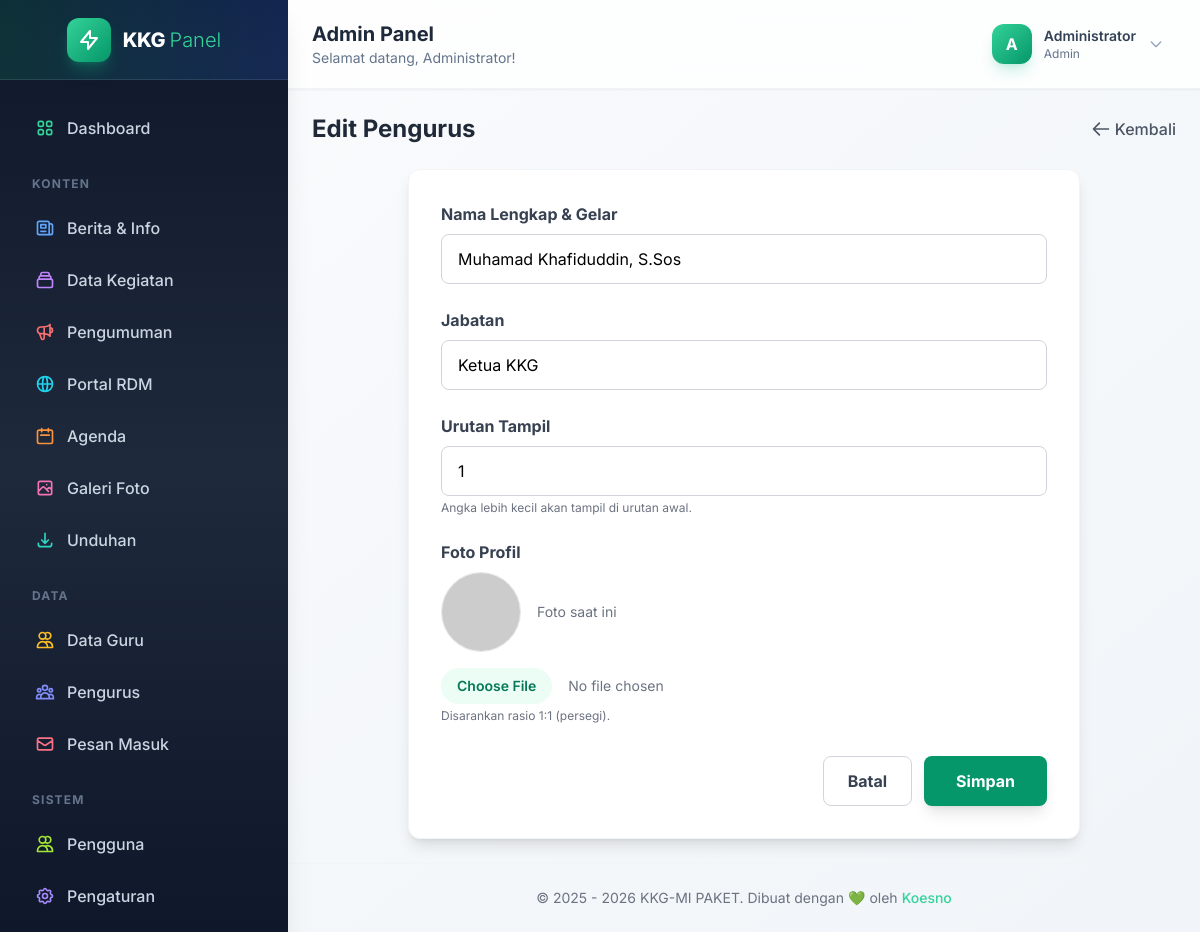
/admin/pengurus_form.php?id=1 (signed in), run on the app's committed database.
### tables this page shows
CREATE TABLE `pengurus` (
  `id` int NOT NULL,
  `nama` varchar(100) NOT NULL,
  `jabatan` varchar(100) NOT NULL,
  `foto` varchar(255) DEFAULT NULL,
  `urutan` int DEFAULT '99',
  `created_at` timestamp NULL DEFAULT CURRENT_TIMESTAMP
);

### admin/pengurus_form.php (the view, shortened to what this page needs)
<?php include 'includes/header.php'; ?>
<?php require_once '../config/koneksi.php'; ?>
<?php
$nama = '';
$jabatan = '';
$foto = '';
$urutan = 99;
$action = 'add';
if (isset($_GET['id'])) {
    $action = 'edit';
    $id = mysqli_real_escape_string($koneksi, $_GET['id']);
    $query = mysqli_query($koneksi, "SELECT * FROM pengurus WHERE id='$id'");
    if (mysqli_num_rows($query) > 0) {
        $row = mysqli_fetch_assoc($query);
        $nama = $row['nama'];
        $jabatan = $row['jabatan'];
        $foto = $row['foto'];
        $urutan = $row['urutan'];
    }
}
?>
<div class="flex flex-col sm:flex-row justify-between items-center mb-6">
    <h3 class="text-2xl font-bold text-gray-800 mb-4 sm:mb-0">
        <?= $action == 'add' ? 'Tambah Pengurus' : 'Edit Pengurus' ?>
    </h3>
    <a href="pengurus" class="text-gray-600 hover:text-emerald-600 font-medium transition flex items-center">
        <svg class="w-5 h-5 mr-1" fill="none" stroke="currentColor" viewBox="0 0 24 24">
            <path stroke-linecap="round" stroke-linejoin="round" stroke-width="2" d="M10 19l-7-7m0 0l7-7m-7 7h18">
            </path>
        </svg>
        Kembali
    </a>
</div>
<div class="bg-white rounded-xl shadow-lg border border-gray-100 p-8 max-w-2xl mx-auto">
    <form method="POST" enctype="multipart/form-data">
        <div class="space-y-6">
            <div>
                <label class="block text-gray-700 font-bold mb-2">Nama Lengkap & Gelar</label>
                <input type="text" name="nama" value="<?= htmlspecialchars($nama) ?>" required
                    class="w-full px-4 py-3 rounded-lg border border-gray-300 focus:outline-none focus:ring-2 focus:ring-emerald-500 transition">
            </div>
            <div>
                <label class="block text-gray-700 font-bold mb-2">Jabatan</label>
                <input type="text" name="jabatan" value="<?= htmlspecialchars($jabatan) ?>" required
                    class="w-full px-4 py-3 rounded-lg border border-gray-300 focus:outline-none focus:ring-2 focus:ring-emerald-500 transition">
            </div>
            <div>
                <label class="block text-gray-700 font-bold mb-2">Urutan Tampil</label>
                <input type="number" name="urutan" value="<?= $urutan ?>" required
                    class="w-full px-4 py-3 rounded-lg border border-gray-300 focus:outline-none focus:ring-2 focus:ring-emerald-500 transition"
                    placeholder="Contoh: 1">
                <p class="text-xs text-gray-500 mt-1">Angka lebih kecil akan tampil di urutan awal.</p>
            </div>
            <div>
                <label class="block text-gray-700 font-bold mb-2">Foto Profil</label>
                <?php if ($foto): ?>
                    <div class="mb-4 flex items-center gap-4">
                        <img src="<?= strpos($foto, 'http') !== false ? $foto : '../' . $foto ?>" alt="Preview"
                            class="w-20 h-20 object-cover rounded-full border border-gray-200">
                        <p class="text-sm text-gray-500">Foto saat ini</p>
                    </div>
                <?php endif; ?>
                <input type="file" name="foto" accept="image/*" class="w-full text-sm text-gray-500
                file:mr-4 file:py-2 file:px-4
                file:rounded-full file:border-0
                file:text-sm file:font-semibold
                file:bg-emerald-50 file:text-emerald-700
                hover:file:bg-emerald-100 transition">
                <p class="text-xs text-gray-500 mt-1">Disarankan rasio 1:1 (persegi).</p>
            </div>
        </div>
        <div class="mt-8 flex justify-end gap-3">
            <a href="pengurus"
                class="px-6 py-3 rounded-lg border border-gray-300 text-gray-700 font-bold hover:bg-gray-50 transition">
                Batal
            </a>
            <button type="submit"
                class="px-8 py-3 rounded-lg bg-emerald-600 text-white font-bold hover:bg-emerald-700 shadow-lg hover:shadow-emerald-500/30 transition transform hover:-translate-y-1">
                Simpan
            </button>
        </div>
    </form>
</div>
<?php include 'includes/footer.php'; ?>

### admin/includes/header.php (style rules this page uses)
body { font-family: 'Inter', sans-serif; }

### data on the page
pengurus: nama "Muhamad Khafiduddin, S.Sos", jabatan "Ketua KKG", urutan "1"

### other printed values
$_SESSION['admin_name'] "Administrator"
substr($_SESSION['admin_name'] ?? 'A', 0, 1) "A"
$_SESSION['admin_role'] "Admin"
